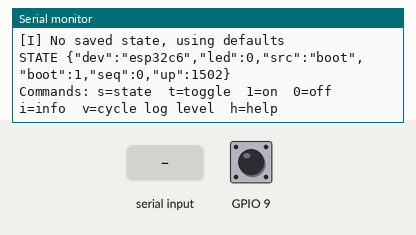
Simulated run of this program. Board: ESP32-C6. Shown: the last lines printed to the serial monitor. The test bench sets the inputs (shaded band); at power-on: GPIO 9 HIGH. EEPROM starts erased.

Above: at 2.7 s.
2.8 s: GPIO 9 pulled LOW for 0.15 s
At 4.0 s:
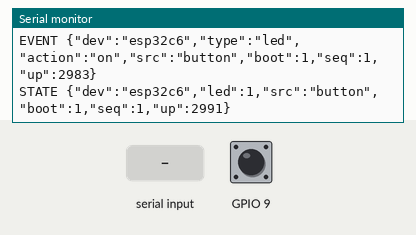
4.4 s: "t\n" received over Serial
At 5.4 s:
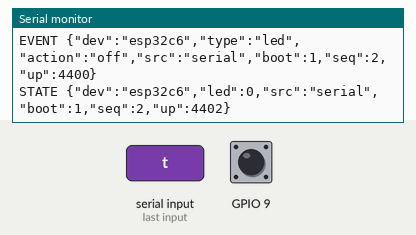
5.9 s: "1\n" received over Serial
At 6.6 s:
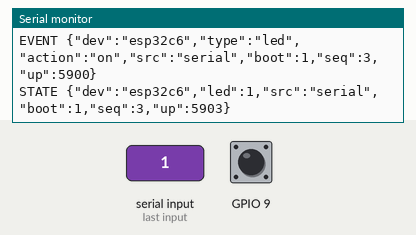
7.4 s: GPIO 9 pulled LOW for 1 s
At 9.6 s:
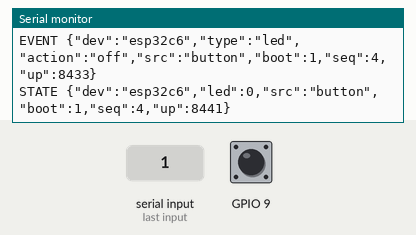
9.9 s: "i\n" received over Serial
At 10.8 s:
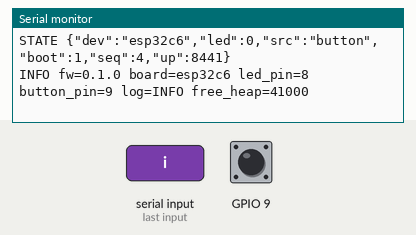
11.4 s: "v\n" received over Serial
At 11.9 s:
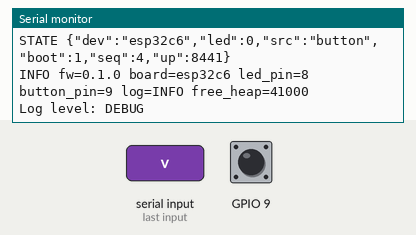

Measured:
- after the input at 2.8 s, the serial monitor: prints a new line after 0.18 s (image 1)
- after the input at 4.4 s, the serial monitor: prints a new line at once (image 2)
- after the input at 5.9 s, the serial monitor: prints a new line at once (image 3)
- after the input at 7.4 s, the serial monitor: prints a new line after 1.0 s (image 4)
- after the input at 9.9 s, the serial monitor: prints a new line at once (image 5)
- after the input at 11.4 s, the serial monitor: prints a new line at once (image 6)

The program:

main.cpp
```cpp
// Phase 1 — button + LED + local state machine.
//
// Onboard button: click = toggle LED, long press = event only (reserved for
// Wi-Fi setup later). State survives power loss. Serial console simulates
// remote commands until MQTT arrives in Phase 3.

#include <Arduino.h>
#include "button.h"
#include "config.h"
#include "led.h"
#include "log.h"
#include "state.h"

LogLevel gLogLevel = LOG_INFO;

const char* logLevelName(LogLevel lvl) {
  static const char* names[] = {"ERROR", "WARN", "INFO", "DEBUG"};
  return names[lvl];
}

static Button button;

static void printHelp() {
  Serial.println(F("Commands: s=state  t=toggle  1=on  0=off  i=info  v=cycle log level  h=help"));
}

static void printInfo() {
  Serial.printf("INFO fw=%s board=%s led_pin=%d button_pin=%d log=%s free_heap=%lu\n",
                FW_VERSION, BOARD_NAME, LED_PIN, BUTTON_PIN, logLevelName(gLogLevel),
                (unsigned long)ESP.getFreeHeap());
}

static void handleSerial() {
  while (Serial.available()) {
    const char c = static_cast<char>(Serial.read());
    switch (c) {
      case 's': statePrint(); break;
      case 't': stateToggleLed(Source::Serial); break;
      case '1': if (!stateSetLed(true, Source::Serial)) statePrint(); break;
      case '0': if (!stateSetLed(false, Source::Serial)) statePrint(); break;
      case 'i': printInfo(); break;
      case 'v':
        gLogLevel = static_cast<LogLevel>((gLogLevel + 1) % (LOG_DEBUG + 1));
        Serial.printf("Log level: %s\n", logLevelName(gLogLevel));
        break;
      case 'h': case '?': printHelp(); break;
      case '\r': case '\n': case ' ': break;
      default: LOGW("Unknown command '%c' (h for help)", c); break;
    }
  }
}

static void handleButton() {
  switch (button.poll()) {
    case ButtonEvent::Click:
      eventPrint("button", "click", Source::Button);
      stateToggleLed(Source::Button);
      break;
    case ButtonEvent::LongPress:
      eventPrint("button", "long", Source::Button);
      LOGI("Long press (no action yet; reserved for Wi-Fi setup)");
      break;
    case ButtonEvent::None:
      break;
  }
}

void setup() {
  Serial.begin(115200);
  delay(1500);  // let native-USB serial enumerate
  ledBegin();
  button.begin(BUTTON_PIN, BUTTON_ACTIVE_LOW);
  LOGI("Phase 1 fw %s on %s", FW_VERSION, BOARD_NAME);
  stateBegin();
  statePrint();
  printHelp();
}

void loop() {
  handleButton();
  handleSerial();
  stateLoop();
}
```

button.cpp
```cpp
#include "button.h"
#include "config.h"

void Button::begin(uint8_t pin, bool activeLow) {
  pin_ = pin;
  activeLow_ = activeLow;
  pinMode(pin_, activeLow_ ? INPUT_PULLUP : INPUT);
  lastRaw_ = stable_ = readRaw();
  lastChange_ = millis();
}

bool Button::readRaw() const {
  return (digitalRead(pin_) == LOW) == activeLow_;
}

ButtonEvent Button::poll() {
  const uint32_t now = millis();
  const bool raw = readRaw();

  if (raw != lastRaw_) {  // contact moved: restart debounce window
    lastRaw_ = raw;
    lastChange_ = now;
  }

  if (now - lastChange_ >= DEBOUNCE_MS && raw != stable_) {
    stable_ = raw;
    if (stable_) {  // pressed
      pressStart_ = now;
      longFired_ = false;
    } else if (!longFired_) {  // released before long-press threshold
      return ButtonEvent::Click;
    }
  }

  if (stable_ && !longFired_ && now - pressStart_ >= LONG_PRESS_MS) {
    longFired_ = true;
    return ButtonEvent::LongPress;
  }
  return ButtonEvent::None;
}
```

button.h
```cpp
#pragma once
// Debounced push button with click / long-press detection. Non-blocking.

#include <Arduino.h>

enum class ButtonEvent : uint8_t { None, Click, LongPress };

class Button {
 public:
  void begin(uint8_t pin, bool activeLow);
  ButtonEvent poll();  // call every loop()
  bool isPressed() const { return stable_; }

 private:
  bool readRaw() const;

  uint8_t pin_ = 0;
  bool activeLow_ = true;
  bool lastRaw_ = false;
  bool stable_ = false;
  bool longFired_ = false;
  uint32_t lastChange_ = 0;
  uint32_t pressStart_ = 0;
};
```

led.cpp
```cpp
#include "led.h"
#include "config.h"

void ledBegin() {
#if !LED_IS_RGB
  pinMode(LED_PIN, OUTPUT);
#endif
  ledSet(false);
}

void ledSet(bool on) {
#if LED_IS_RGB
  rgbLedWrite(LED_PIN, 0, on ? 20 : 0, 0);  // dim green
#else
  digitalWrite(LED_PIN, (on ^ LED_ACTIVE_LOW) ? HIGH : LOW);
#endif
}
```

led.h
```cpp
#pragma once

void ledBegin();
void ledSet(bool on);
```

log.h
```cpp
#pragma once
// Minimal leveled logging. Never log secrets (passwords, keys, tokens).

#include <Arduino.h>

enum LogLevel : uint8_t { LOG_ERROR = 0, LOG_WARN, LOG_INFO, LOG_DEBUG };

extern LogLevel gLogLevel;
const char* logLevelName(LogLevel lvl);

#define LOG_AT(lvl, tag, fmt, ...)                                  \
  do {                                                              \
    if ((lvl) <= gLogLevel) Serial.printf("[" tag "] " fmt "\n", ##__VA_ARGS__); \
  } while (0)

#define LOGE(fmt, ...) LOG_AT(LOG_ERROR, "E", fmt, ##__VA_ARGS__)
#define LOGW(fmt, ...) LOG_AT(LOG_WARN,  "W", fmt, ##__VA_ARGS__)
#define LOGI(fmt, ...) LOG_AT(LOG_INFO,  "I", fmt, ##__VA_ARGS__)
#define LOGD(fmt, ...) LOG_AT(LOG_DEBUG, "D", fmt, ##__VA_ARGS__)
```

state.cpp
```cpp
#include "state.h"
#include "config.h"
#include "led.h"
#include "log.h"
#include "storage.h"

static DeviceState state;
static bool dirty = false;
static uint32_t dirtySince = 0;

const char* sourceName(Source s) {
  switch (s) {
    case Source::Boot:   return "boot";
    case Source::Button: return "button";
    case Source::Serial: return "serial";
    case Source::Remote: return "remote";
  }
  return "unknown";
}

static PersistedState toPersisted() {
  PersistedState p;
  p.bootCount = state.boot;
  p.led = state.led;
  return p;
}

void stateBegin() {
  storageBegin();
  PersistedState p;
  if (storageLoad(p)) {
    state.boot = p.bootCount + 1;
    state.led = p.led;
    LOGI("Restored state: led=%d (previous boot #%lu)", state.led, (unsigned long)p.bootCount);
  } else {
    state.boot = 1;
    LOGI("No saved state, using defaults");
  }
  state.src = Source::Boot;
  state.seq = 0;
  ledSet(state.led);
  storageSave(toPersisted());  // record the new boot counter immediately
}

void stateLoop() {
  if (dirty && millis() - dirtySince >= SAVE_DELAY_MS) {
    storageSave(toPersisted());
    dirty = false;
    LOGD("State saved to flash");
  }
}

const DeviceState& stateGet() { return state; }

bool stateSetLed(bool on, Source src) {
  if (state.led == on) {
    LOGD("LED already %s, no change", on ? "on" : "off");
    return false;
  }
  state.led = on;
  state.src = src;
  state.seq++;
  ledSet(on);

  // Coalesce writes: rapid toggles cause one flash write, not many.
  dirty = true;
  dirtySince = millis();

  eventPrint("led", on ? "on" : "off", src);
  statePrint();
  return true;
}

void stateToggleLed(Source src) { stateSetLed(!state.led, src); }

void statePrint() {
  Serial.printf("STATE {\"dev\":\"%s\",\"led\":%d,\"src\":\"%s\",\"boot\":%lu,\"seq\":%lu,\"up\":%lu}\n",
                BOARD_NAME, state.led ? 1 : 0, sourceName(state.src),
                (unsigned long)state.boot, (unsigned long)state.seq, (unsigned long)millis());
}

void eventPrint(const char* type, const char* action, Source src) {
  Serial.printf("EVENT {\"dev\":\"%s\",\"type\":\"%s\",\"action\":\"%s\",\"src\":\"%s\",\"boot\":%lu,\"seq\":%lu,\"up\":%lu}\n",
                BOARD_NAME, type, action, sourceName(src),
                (unsigned long)state.boot, (unsigned long)state.seq, (unsigned long)millis());
}
```

state.h
```cpp
#pragma once
// Single source of truth for device state. Every change goes through here,
// gets a sequence number and a source, and is emitted as JSON. In Phase 3
// the same JSON is published to MQTT (dev/<id>/state and dev/<id>/event).

#include <Arduino.h>

enum class Source : uint8_t { Boot, Button, Serial, Remote };

struct DeviceState {
  bool led = false;
  Source src = Source::Boot;  // who caused the last change
  uint32_t boot = 0;          // persisted boot counter
  uint32_t seq = 0;           // change counter, resets each boot
};                            // ordering key for the server: (boot, seq)

const char* sourceName(Source s);

void stateBegin();  // load persisted state, bump boot counter, apply outputs
void stateLoop();   // deferred flash save
const DeviceState& stateGet();

bool stateSetLed(bool on, Source src);  // false if already in that state
void stateToggleLed(Source src);

void statePrint();  // STATE {...}
void eventPrint(const char* type, const char* action, Source src);  // EVENT {...}
```

storage.cpp
```cpp
#include "storage.h"
#include "log.h"

#if defined(ESP32)
#include <Preferences.h>

static Preferences prefs;

void storageBegin() {
  if (!prefs.begin("devstate", false)) LOGE("NVS open failed");
}

bool storageLoad(PersistedState& out) {
  if (!prefs.isKey("boot")) return false;
  out.bootCount = prefs.getUInt("boot", 0);
  out.led = prefs.getUChar("led", 0) != 0;
  return true;
}

void storageSave(const PersistedState& in) {
  prefs.putUInt("boot", in.bootCount);
  prefs.putUChar("led", in.led ? 1 : 0);
}

#elif defined(ESP8266)
#include <EEPROM.h>

// Magic value guards against reading garbage from a fresh or foreign layout.
// Bump the low byte whenever the Record layout changes.
static constexpr uint32_t MAGIC = 0x53544101;  // "STA" + v1

struct Record {
  uint32_t magic;
  uint32_t bootCount;
  uint8_t led;
};

void storageBegin() {
  EEPROM.begin(sizeof(Record));
}

bool storageLoad(PersistedState& out) {
  Record r;
  EEPROM.get(0, r);
  if (r.magic != MAGIC) return false;
  out.bootCount = r.bootCount;
  out.led = r.led != 0;
  return true;
}

void storageSave(const PersistedState& in) {
  Record r{MAGIC, in.bootCount, static_cast<uint8_t>(in.led ? 1 : 0)};
  EEPROM.put(0, r);
  if (!EEPROM.commit()) LOGE("EEPROM commit failed");
}

#else
#error "Unsupported platform"
#endif
```

storage.h
```cpp
#pragma once
// Persists device state across power loss.
// ESP32: NVS (Preferences). ESP8266: emulated EEPROM (one flash sector).

#include <Arduino.h>

struct PersistedState {
  uint32_t bootCount = 0;
  bool led = false;
};

void storageBegin();
bool storageLoad(PersistedState& out);  // false if nothing valid stored yet
void storageSave(const PersistedState& in);
```

config.h
```cpp
#pragma once
// Per-board values come from build_flags in platformio.ini; defaults here.

#include <Arduino.h>

#ifndef FW_VERSION
#define FW_VERSION "dev"
#endif
#ifndef BOARD_NAME
#define BOARD_NAME "unknown"
#endif
#ifndef LED_ACTIVE_LOW
#define LED_ACTIVE_LOW 0
#endif
#ifndef LED_IS_RGB
#define LED_IS_RGB 0
#endif
#ifndef BUTTON_ACTIVE_LOW
#define BUTTON_ACTIVE_LOW 1
#endif

constexpr uint32_t DEBOUNCE_MS   = 30;    // contact bounce filter
constexpr uint32_t LONG_PRESS_MS = 1500;  // hold time for a long press
constexpr uint32_t SAVE_DELAY_MS = 2000;  // coalesce flash writes (wear)
```
